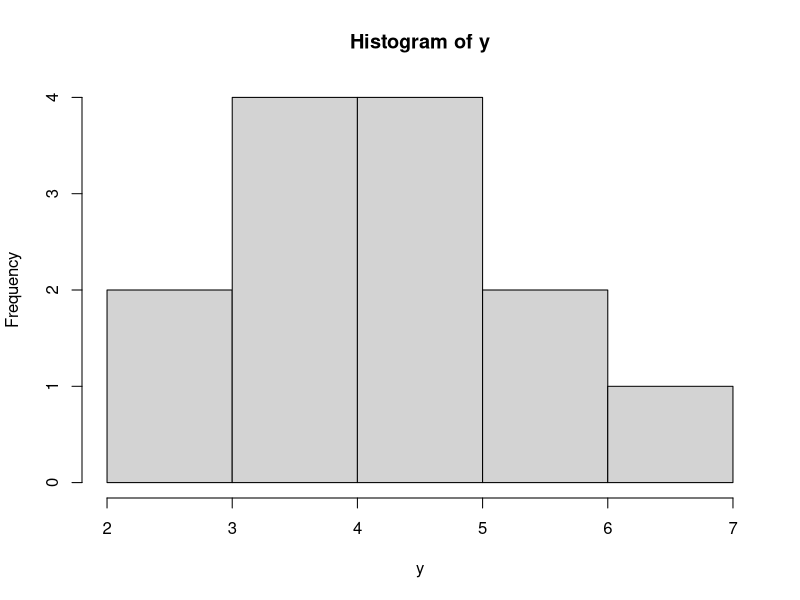
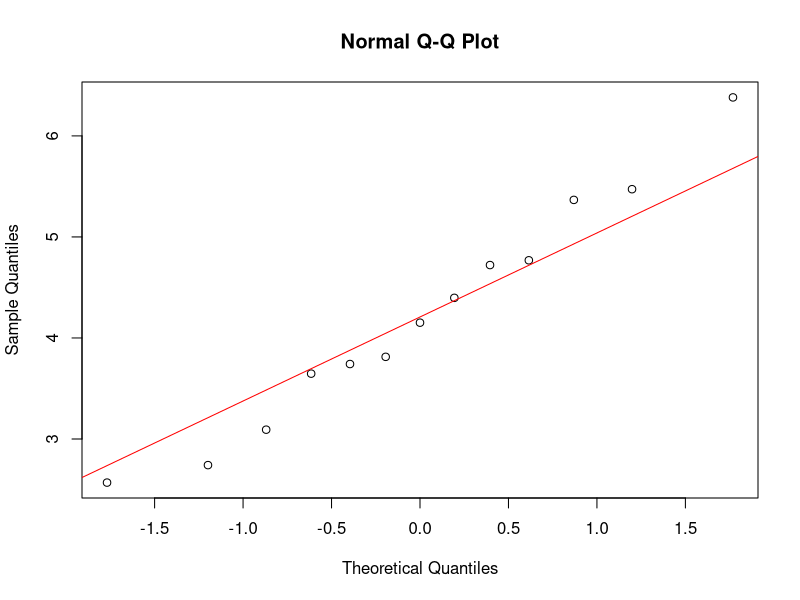
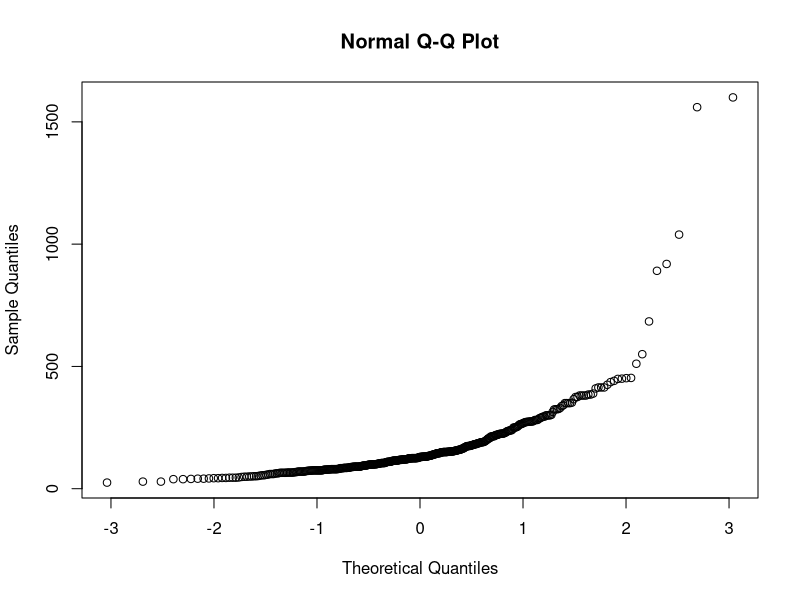
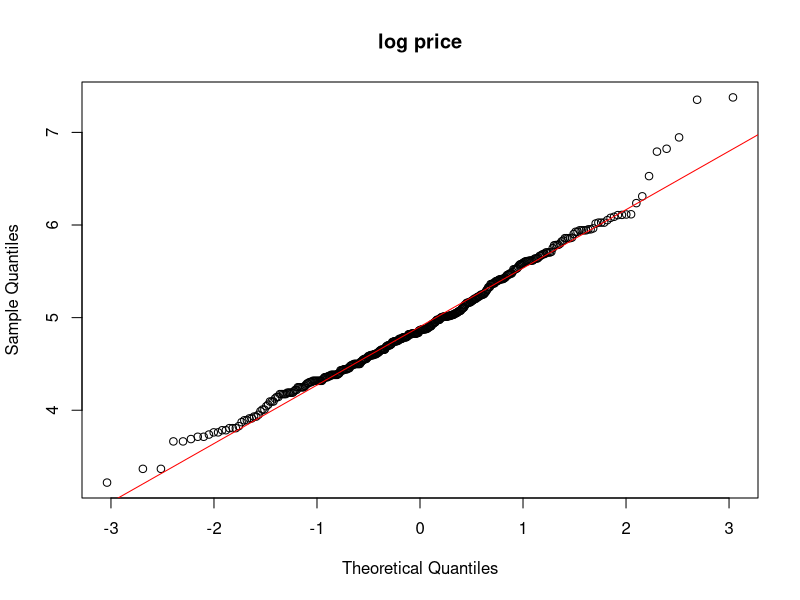

The R script that drew these images, in order:
## ---- chunk 1
knitr::opts_chunk$set(echo = TRUE)
## ---- chunk 2
voter_table <- as.table(rbind( c(192,359-192),c(38,161-38) ))
rownames(voter_table) <- c("mail2020","not_mail2020")
colnames(voter_table) <- c("mail2024","not_mail2024")
voter_table
## ---- chunk 3
prop.table(voter_table,margin=1)
## ---- chunk 4
prop.test(voter_table, conf.level=0.90)
## ---- chunk 5
prop.test(x=c(192,38), n=c(359, 161), alternative='greater')
## ---- chunk 6
test.result <- prop.test(x=c(192,38), n=c(359, 161), alternative='greater')
abs.z0 <- sqrt(test.result$statistic)
p.value <- test.result$p.value

# print values in console
abs.z0
p.value
## ---- chunk 7
n1 <- 359
n2 <-161
pihat1 <- 192/n1
pihat2 <- 38/n2
pihat_pool <- (192+38)/(n1 + n2)
z0 <- (pihat1-pihat2)/sqrt(pihat_pool*(1-pihat_pool)/n1 + pihat_pool*(1-pihat_pool)/n2)
z0
## ---- chunk 8
# generate 13 samples from a N(4,1^2) distribution
set.seed(109202)
n <- 13
y <- rnorm(n, 4, 1)
hist(y)
summary(y)
## ---- chunk 9
t.test(y, conf.level=0.95)
## ---- chunk 10
results <- t.test(y, conf.level=0.95)
results$conf.int
## ---- chunk 11
results2 <- t.test(y, conf.level=0.95, mu=5, alternative='two.sided')
results2$statistic
results2$p.value
## ---- chunk 12
# test H0: mu=5; HA: mu <5
results3 <- t.test(y,mu=5,alternative="less")
results3
## ---- chunk 13
qqnorm(y)
qqline(y,col='red')
## ---- chunk 14
mushrooms <- read.csv("mushrooms.csv")

mush_table <- table(mushrooms$bruises, mushrooms$edible)
mush_table

prop.table(mush_table, 1)
## ---- chunk 15
prop.test(mush_table, conf.level = 0.90)
## ---- chunk 16
gill_table <- table(mushrooms$gill.size, mushrooms$bruises)
gill_table

prop.table(gill_table, 1)

gill_test <- prop.test(gill_table, alternative = "less")

sqrt(gill_test$statistic)
gill_test$p.value
## ---- chunk 17
candidate_test <- prop.test(c(72,86), n = c(200,200), alternative = 'two.sided')
candidate_test
sqrt(candidate_test$statistic)
## ---- chunk 18
airbnb <- read.csv("airbnb_asheville.csv")

t.test(airbnb$price, conf.level = 0.99)
## ---- chunk 19
qqnorm(airbnb$price)
## ---- chunk 20
t.test(log(airbnb$price), conf.level=0.95)

print("95% CI on price scale:")
c(exp(4.8536), exp(4.9751))
## ---- chunk 21
qqnorm(log(airbnb$price), main = 'log price')
qqline(log(airbnb$price), col = 'red')
